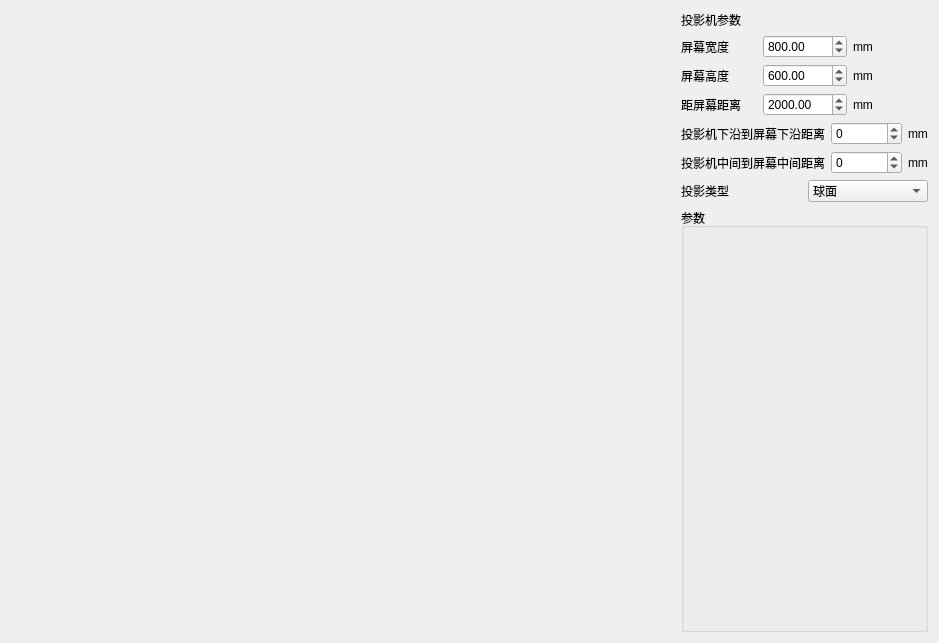
<?xml version="1.0" encoding="UTF-8"?>
<ui version="4.0">
 <class>Projector</class>
 <widget class="QWidget" name="Projector">
  <property name="geometry">
   <rect>
    <x>0</x>
    <y>0</y>
    <width>939</width>
    <height>643</height>
   </rect>
  </property>
  <property name="windowTitle">
   <string>Form</string>
  </property>
  <layout class="QHBoxLayout" name="horizontalLayout_2">
   <item>
    <layout class="QHBoxLayout" name="horizontalLayout">
     <item>
      <widget class="MapWidget" name="widgetProjector" native="true">
       <property name="sizePolicy">
        <sizepolicy hsizetype="Preferred" vsizetype="Preferred">
         <horstretch>1</horstretch>
         <verstretch>0</verstretch>
        </sizepolicy>
       </property>
       <layout class="QHBoxLayout" name="horizontalLayout_10">
        <item>
         <layout class="QHBoxLayout" name="layout_2"/>
        </item>
       </layout>
      </widget>
     </item>
     <item>
      <layout class="QVBoxLayout" name="verticalLayout">
       <item>
        <layout class="QHBoxLayout" name="horizontalLayout_13">
         <item>
          <widget class="QLabel" name="label_10">
           <property name="text">
            <string>投影机参数</string>
           </property>
          </widget>
         </item>
        </layout>
       </item>
       <item>
        <layout class="QHBoxLayout" name="horizontalLayout_12">
         <item>
          <widget class="QLabel" name="label_8">
           <property name="text">
            <string>屏幕宽度</string>
           </property>
          </widget>
         </item>
         <item>
          <widget class="QDoubleSpinBox" name="doubleSpinBoxScreenWidth">
           <property name="maximum">
            <double>1000000000000000.000000000000000</double>
           </property>
           <property name="value">
            <double>800.000000000000000</double>
           </property>
          </widget>
         </item>
         <item>
          <widget class="QLabel" name="label_9">
           <property name="text">
            <string>mm</string>
           </property>
          </widget>
         </item>
        </layout>
       </item>
       <item>
        <layout class="QHBoxLayout" name="horizontalLayout_14">
         <item>
          <widget class="QLabel" name="label_17">
           <property name="text">
            <string>屏幕高度</string>
           </property>
          </widget>
         </item>
         <item>
          <widget class="QDoubleSpinBox" name="doubleSpinBoxScreenHeight">
           <property name="maximum">
            <double>1000000000000000.000000000000000</double>
           </property>
           <property name="value">
            <double>600.000000000000000</double>
           </property>
          </widget>
         </item>
         <item>
          <widget class="QLabel" name="label_18">
           <property name="text">
            <string>mm</string>
           </property>
          </widget>
         </item>
        </layout>
       </item>
       <item>
        <layout class="QHBoxLayout" name="horizontalLayout_15">
         <item>
          <widget class="QLabel" name="label_19">
           <property name="text">
            <string>距屏幕距离</string>
           </property>
          </widget>
         </item>
         <item>
          <widget class="QDoubleSpinBox" name="doubleSpinBoxDistanceToScreen">
           <property name="maximum">
            <double>1000000000000000.000000000000000</double>
           </property>
           <property name="value">
            <double>2000.000000000000000</double>
           </property>
          </widget>
         </item>
         <item>
          <widget class="QLabel" name="label_21">
           <property name="text">
            <string>mm</string>
           </property>
          </widget>
         </item>
        </layout>
       </item>
       <item>
        <layout class="QHBoxLayout" name="horizontalLayout_11">
         <item>
          <widget class="QLabel" name="label_7">
           <property name="text">
            <string>投影机下沿到屏幕下沿距离</string>
           </property>
          </widget>
         </item>
         <item>
          <widget class="QSpinBox" name="spinBoxDisBelow">
           <property name="minimum">
            <number>-100000</number>
           </property>
           <property name="maximum">
            <number>100000</number>
           </property>
          </widget>
         </item>
         <item>
          <widget class="QLabel" name="label_12">
           <property name="text">
            <string>mm</string>
           </property>
          </widget>
         </item>
        </layout>
       </item>
       <item>
        <layout class="QHBoxLayout" name="horizontalLayout_9">
         <item>
          <widget class="QLabel" name="label_20">
           <property name="text">
            <string>投影机中间到屏幕中间距离</string>
           </property>
          </widget>
         </item>
         <item>
          <widget class="QSpinBox" name="spinBoxDisMid">
           <property name="minimum">
            <number>-100000</number>
           </property>
           <property name="maximum">
            <number>100000</number>
           </property>
          </widget>
         </item>
         <item>
          <widget class="QLabel" name="label_11">
           <property name="text">
            <string>mm</string>
           </property>
          </widget>
         </item>
        </layout>
       </item>
       <item>
        <layout class="QHBoxLayout" name="horizontalLayout_4">
         <item>
          <widget class="QLabel" name="label_3">
           <property name="text">
            <string>投影类型</string>
           </property>
          </widget>
         </item>
         <item>
          <widget class="QComboBox" name="comboBox">
           <item>
            <property name="text">
             <string>球面</string>
            </property>
           </item>
           <item>
            <property name="text">
             <string>平面</string>
            </property>
           </item>
           <item>
            <property name="text">
             <string>柱面</string>
            </property>
           </item>
          </widget>
         </item>
        </layout>
       </item>
       <item>
        <widget class="QGroupBox" name="groupBox">
         <property name="sizePolicy">
          <sizepolicy hsizetype="Preferred" vsizetype="Preferred">
           <horstretch>0</horstretch>
           <verstretch>1</verstretch>
          </sizepolicy>
         </property>
         <property name="sizeIncrement">
          <size>
           <width>0</width>
           <height>0</height>
          </size>
         </property>
         <property name="title">
          <string>参数</string>
         </property>
         <layout class="QHBoxLayout" name="horizontalLayout_8">
          <item>
           <layout class="QHBoxLayout" name="layout"/>
          </item>
         </layout>
        </widget>
       </item>
      </layout>
     </item>
    </layout>
   </item>
  </layout>
 </widget>
 <customwidgets>
  <customwidget>
   <class>MapWidget</class>
   <extends>QWidget</extends>
   <header>mapwidget.h</header>
   <container>1</container>
  </customwidget>
 </customwidgets>
 <resources/>
 <connections/>
</ui>
